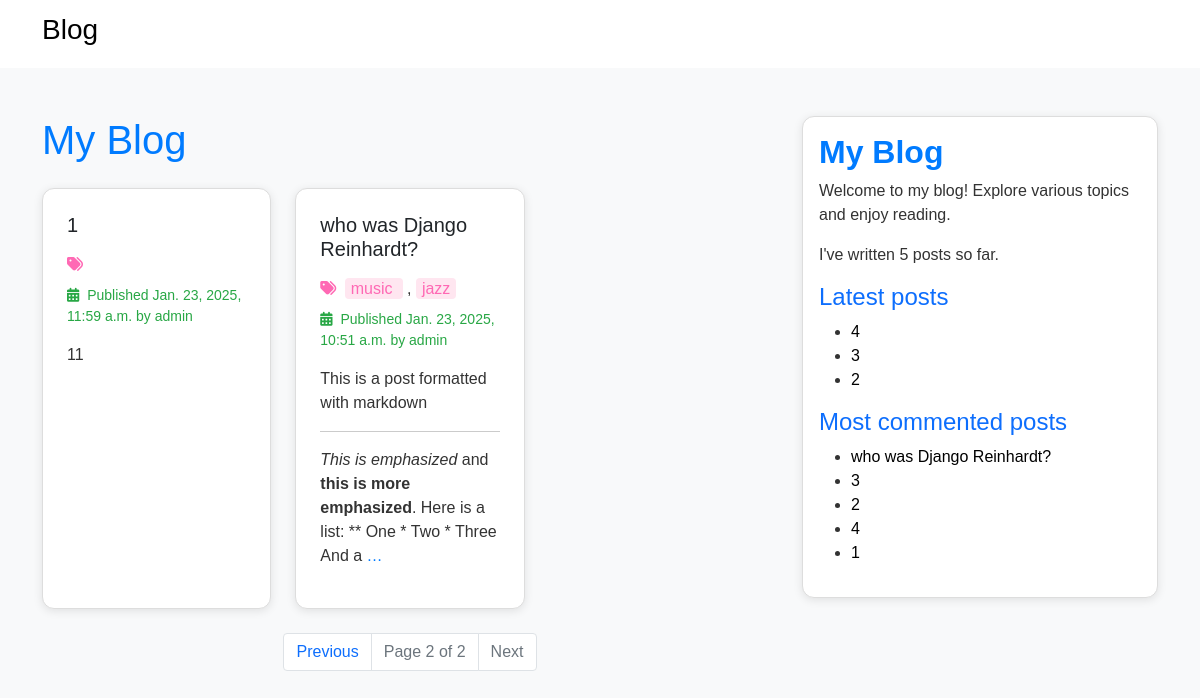
The app's page /blog/?page=2, older data.
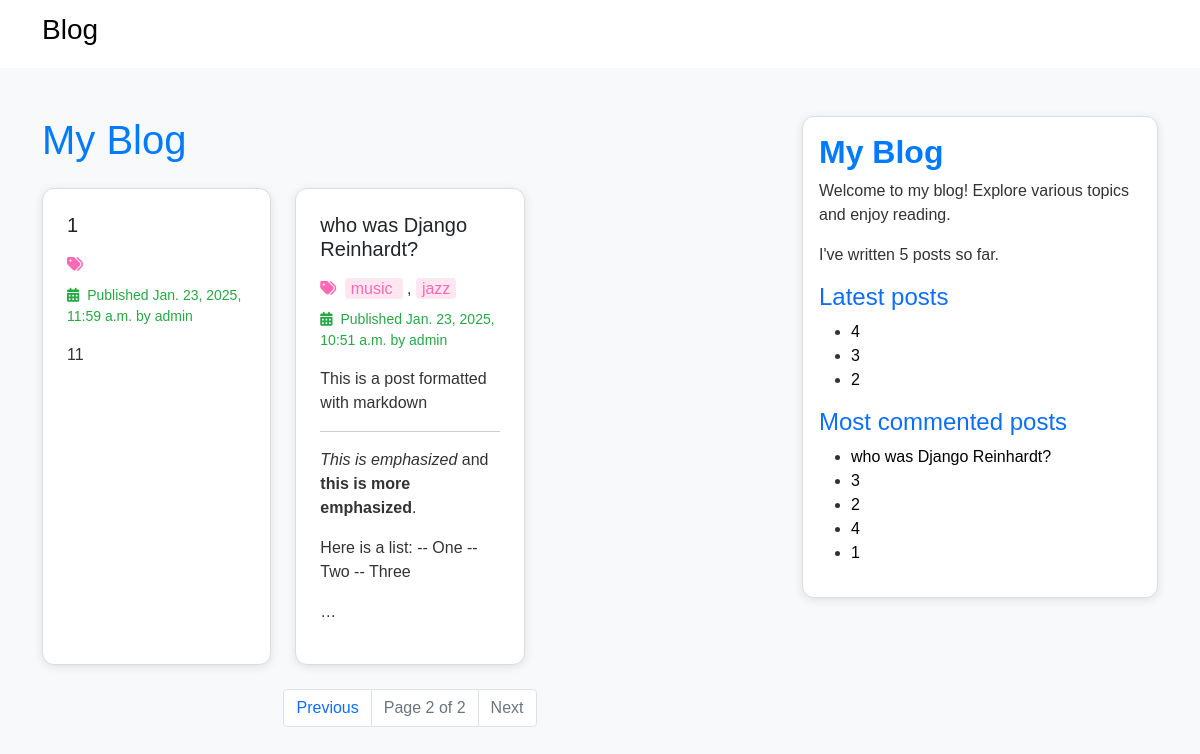
The same page, newer data.
### blog/models.py (models this page shows, shortened)
class Post(models.Model):
    class Status(models.TextChoices):
        DRAFT = 'DF','DRAFT'
        PUBLISHED = 'PB', 'PUBLISHED'
    title =models.CharField(max_length=250)
    slug =models.SlugField(max_length=250, unique_for_date='publish')
    body =models.TextField()
    publish = models.DateTimeField(default=timezone.now)
    created = models.DateTimeField(auto_now_add=True)
    updated = models.DateTimeField(auto_now=True)
    status = models.CharField(max_length=2 , choices=Status, default=Status.DRAFT)
    author = models.ForeignKey(settings.AUTH_USER_MODEL,on_delete=models.CASCADE, related_name='blog_posts')
    objects = models.Manager()
    published = PublishedManager()
    tags = TaggableManager()
    class Meta:
        ordering = ['-publish']
        indexes = [
            models.Index(fields=['-publish']),
        ]
    def get_absolute_url(self):
        return reverse('blog:post_detail',args=[self.publish.year,self.publish.month,self.publish.day,self.slug])

### blog/views.py (the view)
# urls.py: path('', views.post_list, name='post_list'),
def post_list(request, tag_slug=None):
    post_list = Post.published.all()
    tag = None
    if tag_slug:
        tag = get_object_or_404(Tag,slug= tag_slug)
        post_list = post_list.filter(tags__in=[tag])
    paginator = Paginator(post_list, 3)
    page_number = request.GET.get('page', 1)
    try:
        posts = paginator.page(page_number)
    except PageNotAnInteger:
        posts = paginator.page(1)
    except EmptyPage:
        posts = paginator.page(paginator.num_pages)
    return render(request,'blog/post/list.html',{'posts': posts,'tag':tag})

### blog/models.py (called while the page is built)
    def get_queryset(self):
        return (
            super().get_queryset().filter(status=Post.Status.PUBLISHED)
        )

### blog/templatetags/blog_tags.py (called while the page is built)
@register.simple_tag
def total_posts():
    return Post.published.count()

@register.inclusion_tag('blog/post/latest_posts.html')
def show_latest_posts(count=5):
    latest_posts = Post.published.order_by('-publish')[:count]
    return {'latest_posts': latest_posts}

@register.simple_tag
def get_most_commented_posts(count=5):
    return Post.published.annotate(total_comments=Count('comments')).order_by('-total_comments')[:count]

@register.filter(name='markdown')
def markdown_format(text):
    return mark_safe(markdown.markdown(text))

### templates/blog/post/list.html (shortened to what this page needs)
{% extends "blog/base.html" %}
{% load blog_tags %}
{% block content %}
    <h1 class="mb-4 text-center text-md-start">My Blog</h1>
    <div class="row gy-4">
        {% for post in posts %}
            <div class="col-12 col-md-6 col-lg-4">
                <div class="card h-100">
                    <div class="card-body">
                        <h2 class="card-title h5 mb-3">
                            <a href="{{ post.get_absolute_url }}" class="text-decoration-none text-dark">
                                {{ post.title }}
                            </a>
                        </h2>
                        <p class="tags mb-2">
                            <i class="fas fa-tags me-1" style="color: #ff69b4;"></i>
                            {% for tag in post.tags.all %}
                                <a href="{% url 'blog:post_list_by_tag' tag.slug %}">
                                    {{ tag.name }}
                                </a>{% if not forloop.last %},{% endif %}
                            {% endfor %}
                        </p>
                        <p class="card-text text-muted small mb-2">
                            <i class="fas fa-calendar-alt me-1"></i> Published {{ post.publish }} by {{ post.author }}
                        </p>
                        <p class="card-text">
                            {{ post.body|markdown | truncatewords_html:30 }}
                        </p>
                    </div>
                </div>
            </div>
        {% empty %}
            <div class="col-12">
                <p class="text-muted text-center">No posts available yet.</p>
            </div>
        {% endfor %}
    </div>
    {% include "blog/pagination.html" with page=posts %}
{% endblock %}

### templates/blog/base.html (shortened to what this page needs)
{% load blog_tags %}
{% load static %}
<!DOCTYPE html>
<html lang="en">
<head>
    <link rel="stylesheet" href="https://cdnjs.cloudflare.com/ajax/libs/font-awesome/6.0.0-beta3/css/all.min.css">
    <link rel="stylesheet" href="{% static 'css/bootstrap.min.css' %}">
    <link href="{% static 'css/blog.css' %}" rel="stylesheet">
</head>
<body>
    {% include "blog/navbar.html" %}
    <div class="container py-4">
        <div class="row d-flex">
            <div class="col-12 col-md-4 order-md-1 mb-4">
                <div class="position-sticky">
                    <div class="card p-3">
                        <h2 class="fw-bold">My Blog</h2>
                        <p>Welcome to my blog! Explore various topics and enjoy reading.</p>
                        <p>I've written {% total_posts %} posts so far.</p>
                        <h4 class="text-primary">Latest posts</h4>
                        {% show_latest_posts 3 %}
                        <h4 class="text-primary">Most commented posts</h4>
                        {% get_most_commented_posts as most_commented_posts %}
                        <ul>
                            {% for post in most_commented_posts %}
                                <li>
                                    <a style="color: black;" href="{{ post.get_absolute_url }}">{{ post.title }}</a>
                                 </li>
                            {% endfor %}
                        </ul>
                    </div>
                </div>
            </div>
            <div class="col-12 col-md-8 order-md-0">
                {% block content %}{% endblock %}
            </div>
        </div>
    </div>
</body>
</html>

Row changes from the older to the newer data that the page shows:
changed Post "who was Django Reinhardt?": body "This is a post formatted with markdown This is emphasized and this is more emphasized . Here is a list: ** One * Two * Three And a …" → "This is a post formatted with markdown This is emphasized and this is more emphasized . Here is a list: -- One -- Two -- Three …"
